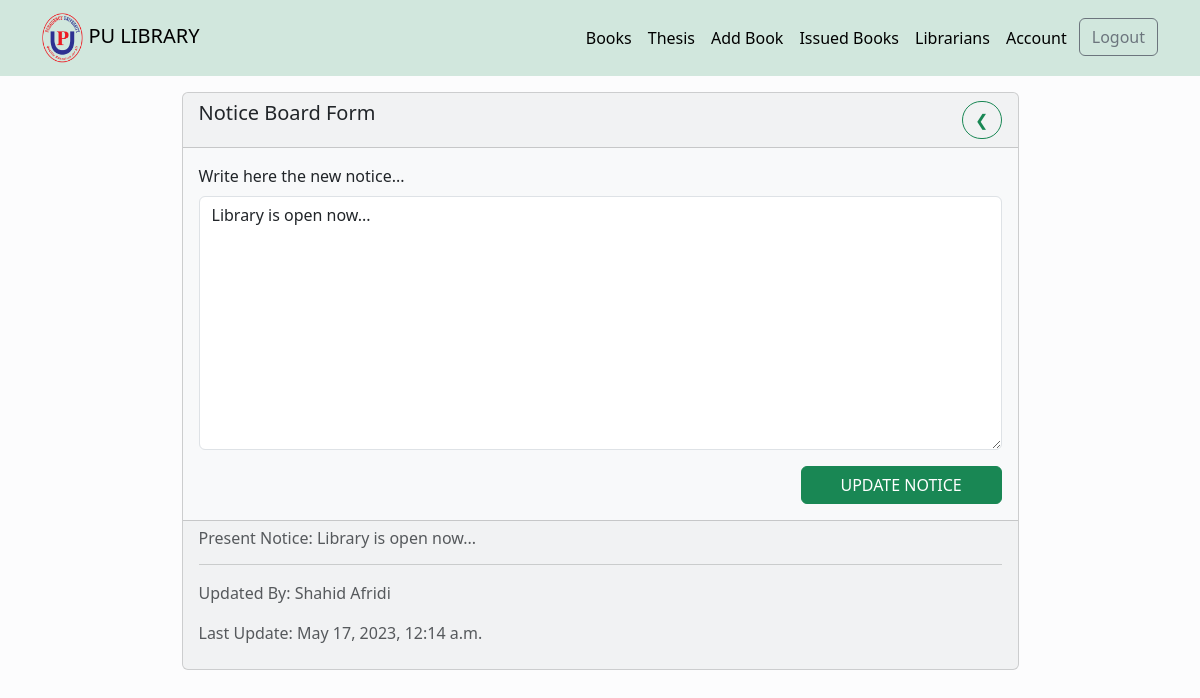
Before: /update-notice/4af213fc-f3c7-4d9e-855a-8492fbac0ded/ (signed in) with the older database file.
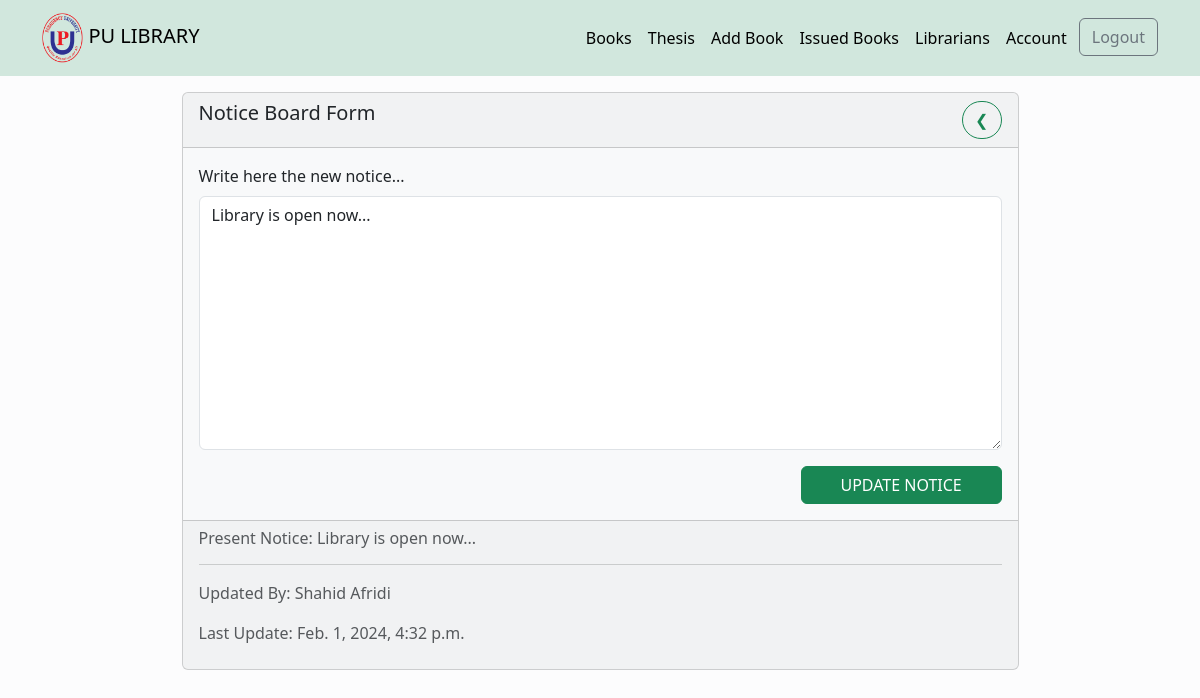
After: the same page with the newer database file.
### library/models.py (models this page shows)
class NoticeBoard(models.Model):
    notice = models.TextField(blank=True, null=True)
    last_update = models.DateTimeField(auto_now=True)
    id = models.UUIDField(default=uuid.uuid4, unique=True,
                          primary_key=True, editable=False)

### library/views.py (the view)
# urls.py: path("update-notice/<str:pk>/", views.noticeUpdate, name="notice-update"),
@login_required(login_url='login')
def noticeUpdate(request, pk):
    notice = NoticeBoard.objects.get(id=pk)
    form = NoticeBoardForm(instance=notice)
    if request.method == 'POST':
        form = NoticeBoardForm(request.POST, instance=notice)
        if form.is_valid:
            form.save()
            return redirect('books')
    context = {
        'form': form,
        'notice': notice
    }
    return render(request, 'library/notice-form.html', context)

### library/forms.py
class NoticeBoardForm(ModelForm):
    class Meta:
        model = NoticeBoard
        fields = ['notice']
    def __init__(self, *args, **kwargs):
        super(NoticeBoardForm, self).__init__(*args, **kwargs)
        self.fields['notice'].widget.attrs.update({'class': 'form-control'})

### library/templates/library/notice-form.html (shortened to what this page needs)
{% extends 'main.html' %}
{% block content %}
<div class="container ">
<div class=" w-75 mt-3 m-auto card bg-light">
    <div class="card-header d-flex justify-content-between">
        <h5 class="card-title">Notice Board Form</h5>
        <a class='btn btn-outline-success rounded-pill'  href="{% url 'books' %}"> &#10094 </a>
    </div>
    <div class="card-body">
        <form method="POST" >
            {% for field in form %}
                <div class="mb-3 form-group">
                    <label for="input" class="form-label">Write here the new notice...</label>
                        {{field}}
                </div>
            {% endfor %}
            <input class='btn btn-success float-end w-25' type="submit" value="UPDATE NOTICE">
        </form>
    </div>
    <div class="card-footer text-body-secondary">
      <h6>Present Notice: {{notice.notice}}</h6>
      <hr>
      <p> Updated By: Shahid Afridi</p>
      <p> Last Update: {{notice.last_update}}</p>
    </div>
</div>
</div>
{% endblock content %}

Changed rows visible on the page:
changed NoticeBoard "Library is open now...": last_update "May 17, 2023, 12:14 a.m." → "Feb. 1, 2024, 4:32 p.m."
